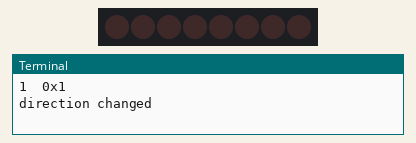
Recording of a program running on a simulated Raspberry Pi (header pin numbers). On the bench: 8 shift-register outputs drawn as a row of LEDs (first output left, lit = HIGH), the last lines printed to the terminal.

Above: at 0.06 s.
At 0.27 s:
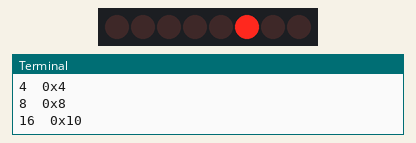
At 0.51 s:
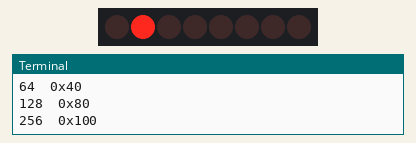
At 0.81 s:
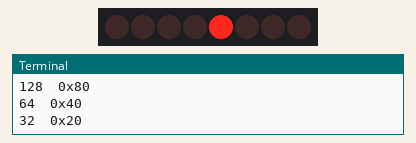
At 1.53 s:
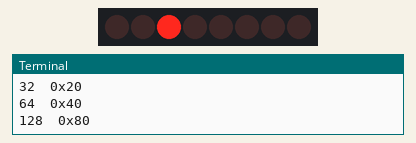
At 2.92 s:
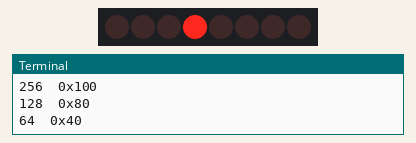
Timing chart, 0 to 3.2 s (numbered marks = the images above):
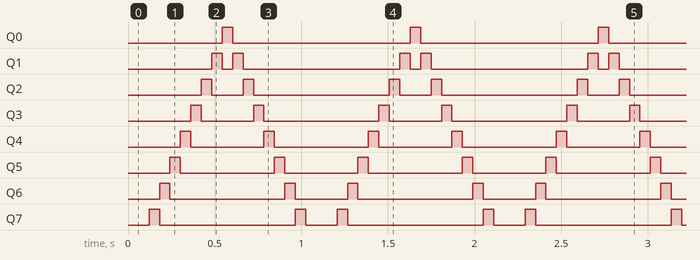

Measured:
- by itself, Q0: alternates HIGH for 0.06 s and LOW for 1.0 s
- by itself, Q1: repeats every 1.1 s: LOW 0.06 s, HIGH 0.06 s, LOW 0.90 s, HIGH 0.06 s
- by itself, Q2: repeats every 1.1 s: LOW 0.18 s, HIGH 0.06 s, LOW 0.78 s, HIGH 0.06 s
- by itself, Q3: repeats every 1.1 s: LOW 0.30 s, HIGH 0.06 s, LOW 0.66 s, HIGH 0.06 s
- by itself, Q4: repeats every 1.1 s: LOW 0.42 s, HIGH 0.06 s, LOW 0.54 s, HIGH 0.06 s
- by itself, Q5: repeats every 1.1 s: LOW 0.54 s, HIGH 0.06 s, LOW 0.42 s, HIGH 0.06 s
- by itself, Q6: repeats every 1.1 s: LOW 0.66 s, HIGH 0.06 s, LOW 0.30 s, HIGH 0.06 s
- by itself, Q7: repeats every 1.1 s: LOW 0.78 s, HIGH 0.06 s, LOW 0.18 s, HIGH 0.06 s

The program:

loading_led_bar.py
```python
import os, sys, time
import RPi.GPIO as GPIO
GPIO.setwarnings(False)

PAUSE_LENGTH = 0.06
LSBFIRST = 1
MSBFIRST = 2
# define the pins for 74HC595
dataPin   = 15      # DS Pin of 74HC595(Pin14)
latchPin  = 13      # ST_CP Pin of 74HC595(Pin12)
clockPin = 11       # CH_CP Pin of 74HC595(Pin11)

def empty_led():
    GPIO.output(latchPin, GPIO.LOW)
    shiftOut(dataPin, clockPin, LSBFIRST, 0)
    GPIO.output(latchPin, GPIO.HIGH)

def destroy():
    empty_led()
    GPIO.cleanup()
    print("Script will be terminated. Bye!")
    sys.exit()

def setup():
    GPIO.setmode(GPIO.BOARD)    # use PHYSICAL GPIO Numbering
    GPIO.setup(dataPin, GPIO.OUT) # set pin to OUTPUT mode
    GPIO.setup(latchPin, GPIO.OUT)
    GPIO.setup(clockPin, GPIO.OUT)
    empty_led()

# shiftOut function, use bit serial transmission.
def shiftOut(dPin,cPin,order,val):
    for i in range(0,10):
        GPIO.output(cPin,GPIO.LOW)
        if(order == LSBFIRST):
            GPIO.output(dPin,(0x01&(val>>i)==0x01) and GPIO.HIGH or GPIO.LOW)
        elif(order == MSBFIRST):
            GPIO.output(dPin,(0x80&(val<<i)==0x80) and GPIO.HIGH or GPIO.LOW)
        GPIO.output(cPin,GPIO.HIGH)

def loop():
    go_backwards = True
    x = 1
    while True:
        print(f"{x}\t{hex(x)}")
        GPIO.output(latchPin, GPIO.LOW)
        shiftOut(dataPin, clockPin, LSBFIRST, x)
        GPIO.output(latchPin, GPIO.HIGH)
        if hex(x) == "0x200" or hex(x) == "0x1":
            go_backwards = not go_backwards
            print("direction changed")
        if go_backwards:
            x>>=1
        else:
            x<<=1


        time.sleep(PAUSE_LENGTH)

if __name__ == "__main__":
    setup()
    try:
        loop()
    except KeyboardInterrupt:
        destroy()
```
